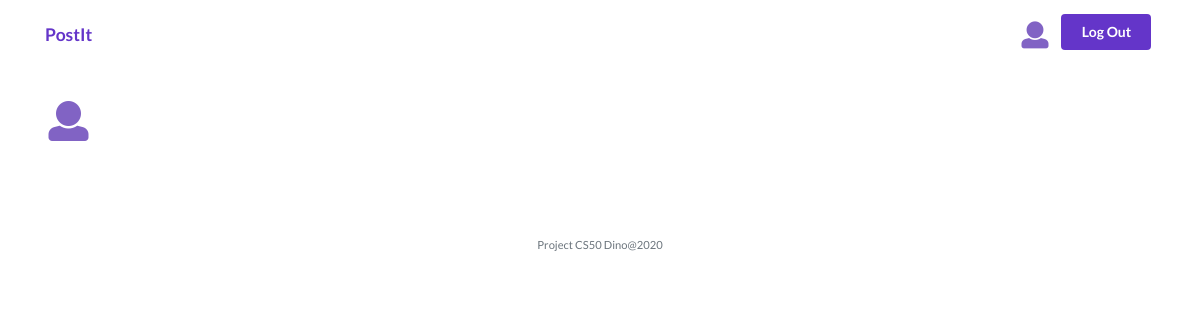
The page /user/3 (signed in) on the database as committed earlier.
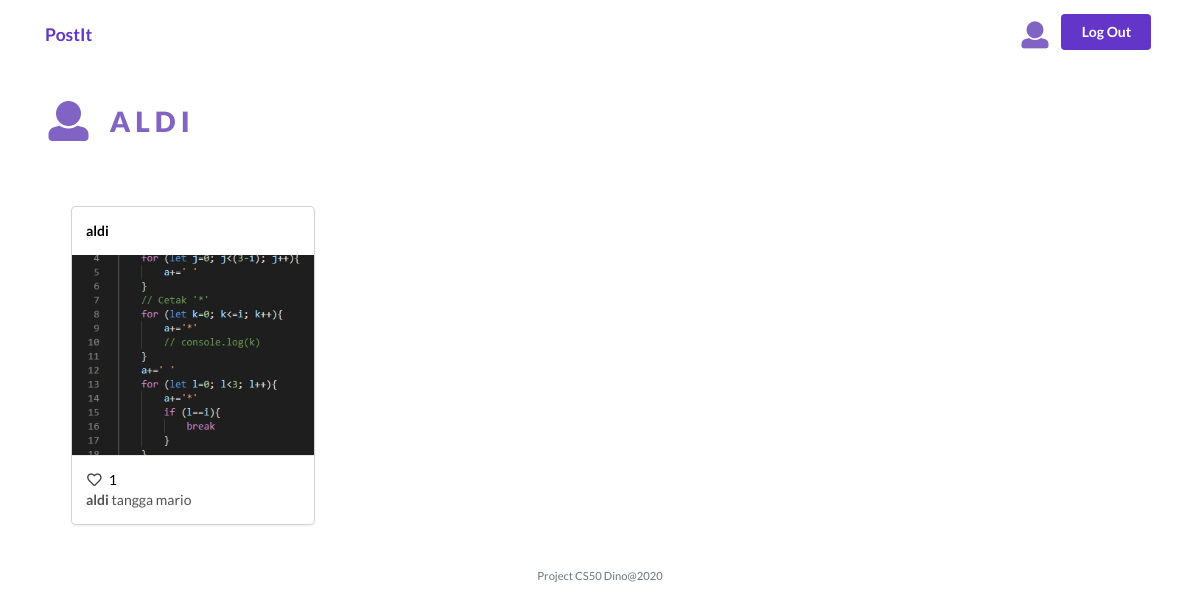
The same page on the database as committed later.
### models/Model.py (models this page shows, shortened)
class User(db.Model):
    id = db.Column(db.Integer, primary_key=True)
    username = db.Column(db.String(80), nullable=False)
    password = db.Column(db.String(120),  nullable=False)
    posts = db.relationship('Post', backref='post')
    prodlikes = db.relationship('Post', secondary=likes,
        backref=db.backref('likes', lazy='dynamic'))
    UserComment = db.relationship('Comment')

class Post(db.Model):
    id = db.Column(db.Integer, primary_key=True)
    caption = db.Column(db.String(80),  nullable=False)
    foto = db.Column(db.String(120), nullable=False)
    user_id = db.Column(db.Integer, db.ForeignKey('user.id'),
        nullable=False)
    users = db.relationship('User', backref='user')
    userlikes = db.relationship('User', secondary=likes,
        backref=db.backref('likes', lazy='dynamic'))
    UserComment = db.relationship('Comment')
    created_date = db.Column(db.DateTime,
                                    default=datetime.now,
                                    nullable=True)
    def data(self,a):
        return{
            "id":self.id,
            "caption":self.caption,
            "foto":self.foto,
            "users":self.users.username,
            "totallike":len(self.userlikes)  ,
            "userlikes":checkdata(a,self.userlikes )
        }

### app/views.py (the view, shortened to what this page needs)
@app.route('/user/<iduser>',methods=['GET','POST'])
def UserDetail(iduser):
    post=Post.query.filter(Post.user_id == iduser).all()
    res=User.query.filter(User.id == iduser).first()
    return render_template('userProfile.html',iduser=iduser,data=post,post=len(post),datauser=res)

### models/Model.py (called while the page is built)
def checkdata(param,data):
    for da in data:
        if da.id == param:
            return True
    return False

### app/templates/userProfile.html (shortened to what this page needs)
{% extends "layout.html" %}
{% block head%}
<link rel="stylesheet" href="https://cdn.jsdelivr.net/npm/semantic-ui@2.4.2/dist/semantic.min.css">
{% endblock%}
{% block main %}
  <div class="container pt-5">
    <div class="d-flex ">
      <div class="d-flex">
        <div class="mr-3">
          <i class="heart user icon iconprof align-self-center"  style="font-size: 40px;"></i>
        </div>
        <div style="font-weight: 800;text-transform: uppercase;letter-spacing: 5px;font-size: 28px;" class="iconprof">
          {{datauser.username}}
        </div>
      </div>
    </div>
  </div>
 <div class="container p-5">
    {% if post !=0  %}
      <div class="row mt-2">
        {% for post in data%}
        <div class="col-md-3 mt-2">
          <a href="/post/{{post.id}}">
            <div class="ui link card">
              <div class="content">
                <div class="left floated "> <strong>{{post.data(session.user_id)["users"]}}</strong></div>
              </div>
              <div class="image">
                <img src="{{post.foto}}"  style="height: 200px;object-fit: cover;">
              </div>
              <div class="content">
                <span class="left floated">
                  <i class="heart outline like icon"></i>
                  {{post.data(session.user_id)["totallike"]}}
                </span>
                <div class="description">
                  <strong>{{post.data(session.user_id)["users"]}}</strong> {{post.caption}}
                </div>
              </div>
            </div>
          </a>
        </div>
        {%endfor  %}
    </div>
    {% endif %}
{% endblock %}

Rows that differ between the two databases and show on the page:
added User: username "ALDI"
added Post: caption+foto "aldi", foto (picture), caption+foto "1", caption "tangga mario"
